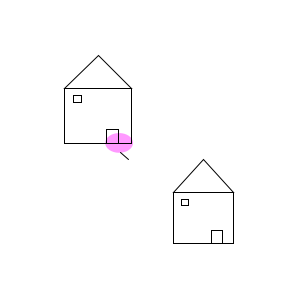
Frame 1 (no input)
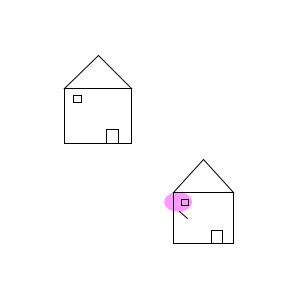
Frame 60 (the mouse pressed at the canvas centre just before this capture)
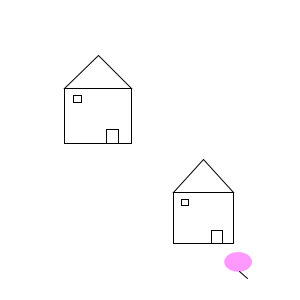
Frame 120 (the mouse held since frame 60 and released just before this capture)

The Processing sketch that drew these frames (run headless with seeded random() and noise(); from frame 60 on, the mouse is pressed at the canvas centre):

// Processing sketch: processing_182095
// ── processing_182095.pde

//float balloon = random(15,30);
float houseBound = 100;
float houseX = random(0,100);
float houseY = random(50,200);
float houseY2 = random(50,200);
float houseX2 = random(150,250);
float balloonW = random(15,30);
float balloonH = random(15,30);
float balloonX = random(0,260);//width - (offset*1.5);//center of balloon
float balloonY = random(0,260);//height - (offset*1.5);//center of balloon
float houseW = random(50,100);//testing
float houseH = random(50,100);
float houseW2 = random(50,100);//testing
float houseH2 = random(50,100);
int speedX = 1;
int speedY = 1;

//float houseW = 100


void setup(){
  size(300,300);
}

void draw(){
  background(255,255,255);
  color grayscale = color(192); //
  color fullColor = color(255,153,255);
  //float balloonW = random(15,30);
  //float balloonH = random(15,30);//height of balloon
  float offset = width/2;//helps move balloon to center of screen
  //float balloonX = width - (offset*1.5);//center of balloon
  //float balloonY = height - (offset*1.5);//center of balloon
  float lineY1 = balloonY+(balloonH/2);
  float lineX2 = balloonX+(balloonW*.33);
  float lineY2 = lineY1 + (balloonH*.33);
  float boxX = balloonX - (balloonW/2);
  float boxY = balloonY - (balloonH/2);
  float boxW = balloonW;
  float boxH = balloonH;
  float hRoofX1 = houseX+(houseW/2);
  float hRoofY1 = houseY-(houseBound*.33);
  float hRoofY2 = houseY2-(houseBound*.33);
  float hRoofX2 = houseX2+(houseW2/2);
  float doorX = houseX + ((.625)*houseW);
  float doorX2 = houseX2 + ((.625)*houseW2);
  float doorY = houseY+(houseH-houseH*.25);
  float doorY2 = houseY2+(houseH2-houseH2*.25);
  float doorW = houseW*(.1875);
  float doorH = houseH*(.25);
  float doorW2 = houseW2*(.1875);
  float doorH2 = houseH2*(.25);
  float windX = houseX + (.125*houseW);
  float windY = houseY + (.125*houseH);
  float windW = houseW*.125;
  float windH = houseH*.125;
  float windX2 = houseX2 + (.125*houseW2);
  float windY2 = houseY2 + (.125*houseH2);
  float windW2 = houseW2*.125;
  float windH2 = houseH2*.125;
  
  //balloon
  fill(fullColor);
  noStroke();
  ellipse(balloonX,balloonY,balloonW, balloonH);//balloon
  
  //Changes direction of the balloon when hits the corner
  balloonX = balloonX+speedX;
  if ((balloonX+(.5*balloonW)>width)||(balloonX-(.5*balloonW)<0)){
    speedX = speedX*-1;
  }
  balloonY = balloonY+speedY;
  if ((balloonY+(.5*balloonH)>width)||(balloonY-(.5*balloonH)<0)){
    speedY = speedY*-1;
  }

  stroke(0);
  line(balloonX, lineY1, lineX2, lineY2);//string of balloon
  
  //house1
  noFill();
  rect(houseX, houseY, houseW, houseH);
  triangle(houseX,houseY,hRoofX1,hRoofY1,houseX+houseW,houseY);
  //door1
  rect(doorX,doorY,doorW,doorH);
  //window1
  rect(windX,windY,windW,windH);
  
  //house2
  noFill();
  rect(houseX2, houseY2, houseW2, houseH2);
  triangle(houseX2,houseY2,hRoofX2,hRoofY2,houseX2+houseW2,houseY2);
  //door2
  rect(doorX2,doorY2,doorW2,doorH2);
  //window2
  rect(windX2,windY2,windW2,windH2);
}
